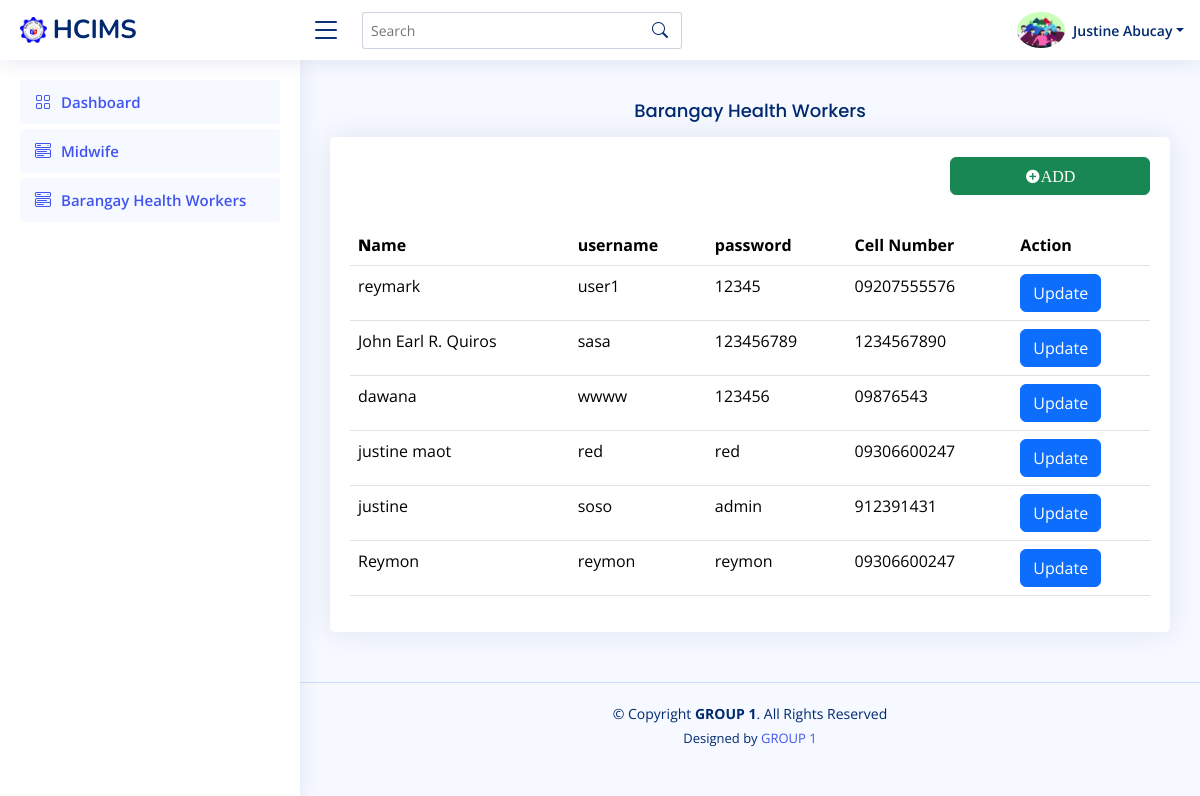
/admin/bhw.php (signed in), run on the app's committed database.
### tables this page shows
CREATE TABLE `bhw_user` (
  `username` varchar(255) NOT NULL,
  `password` varchar(255) NOT NULL,
  `name` varchar(255) NOT NULL,
  `email` varchar(255) NOT NULL,
  `user_id` int(11) NOT NULL,
  `cell` varchar(255) NOT NULL
);

### admin/bhw.php (the view, shortened to what this page needs)
<?php
if (isset($_SESSION['user_id']) && isset($_SESSION['fname']) ) {
?>
<?php include "../conn/conn.php"; ?>
<!DOCTYPE html>
<html lang="en">
<head>
  <link href="assets/vendor/bootstrap/css/bootstrap.min.css" rel="stylesheet">
  <link href="assets/vendor/bootstrap-icons/bootstrap-icons.css" rel="stylesheet">
  <link href="assets/vendor/boxicons/css/boxicons.min.css" rel="stylesheet">
  <link href="assets/vendor/quill/quill.snow.css" rel="stylesheet">
  <link href="assets/vendor/quill/quill.bubble.css" rel="stylesheet">
  <link href="assets/vendor/remixicon/remixicon.css" rel="stylesheet">
  <link href="assets/vendor/simple-datatables/style.css" rel="stylesheet">
  <link href="assets/css/style.css" rel="stylesheet">
</head>
<body>
<?php include 'header.php'; ?>
<?php include 'sidebar.php'; ?>
<main id="main" class="main">
<section class="section">
  <div class="row">
    <div class="col-lg-12">
    <center><h5 class="card-title">Barangay Health Workers</h5></center>
      <div class="card">
        <div class="card-body">
          <div style="margin-bottom: 30px; margin-top: 20px ; text-align: end;" >
            <button type="button" class="btn btn-success col-md-3 ri-add-circle-fill" data-bs-toggle="modal" data-bs-target="#largeModal" >ADD</button>
          </div>
          <table class="table datatable">
            <thead>
              <tr>
                <th>
                  <b>N</b>ame
                </th>
                <th>username</th>
                <th>password</th>
                <th>Cell Number</th>
                <th>Action</th>
              </tr>
            </thead>
            <tbody>
            <?php
                $result = mysqli_query($conn,"select * from bhw_user") or die ("database error:".mysqli_error($conn));
                while($row=mysqli_fetch_array($result)){
                $user_ids = $row['user_id'];
                $name = $row['name'];
                $password = $row['password'];
                $cell = $row['cell'];
                $username = $row['username'];
                ?>
              <tr>
                <td><?php echo $name; ?></td>
                <td><?php echo $username; ?></td>
                <td><?php echo $password; ?></td>
                <td><?php echo $cell; ?></td>
                <td><a class="btn btn-primary row-md-3" href="edit_bhw.php?edit=<?php echo $user_ids;?>">Update</a></td>
              </tr>
              <?php } ?>
            </tbody>
          </table>
        </div>
      </div>
    </div>
  </div>
</section>
</main>
  <?php include 'footer.php'; ?>
</body>
</html>
<?php
}else{
    header("Location: login.php");
    exit();
}
?>

### admin/assets/css/style.css (style rules this page uses)
:root { scroll-behavior: smooth; }
body { font-family: "Open Sans", sans-serif; background: #f6f9ff; color: #444444; }
a { color: #4154f1; text-decoration: none; }
h1, h2, h3, h4, h5, h6 { font-family: "Nunito", sans-serif; }
#main { margin-top: 60px; padding: 20px 30px; transition: all 0.3s; }
.card { margin-bottom: 30px; border: none; border-radius: 5px; box-shadow: 0px 0 30px rgba(1, 41, 112, 0.1); }
.card-title { padding: 20px 0 15px 0; font-size: 18px; font-weight: 500; color: #012970; font-family: "Poppins", sans-serif; }
.card-body { padding: 0 20px 20px 20px; }
@media (min-width: 1200px) { #main, #footer { margin-left: 300px; } }

### data on the page
bhw_user: name "reymark", username "user1", password "12345", cell "09207555576"
bhw_user: name "John Earl R. Quiros", username "sasa", password "123456789", cell "1234567890"
bhw_user: name "dawana", username "wwww", password "123456", cell "09876543"
bhw_user: name "justine maot", username "red", password "red", cell "09306600247"
bhw_user: name "justine", username "soso", password "admin", cell "912391431"
bhw_user: name "Reymon", username "reymon", password "reymon", cell "09306600247"

### other printed values
$_SESSION['fname'] "Justine"
$_SESSION['lname'] "Abucay"
